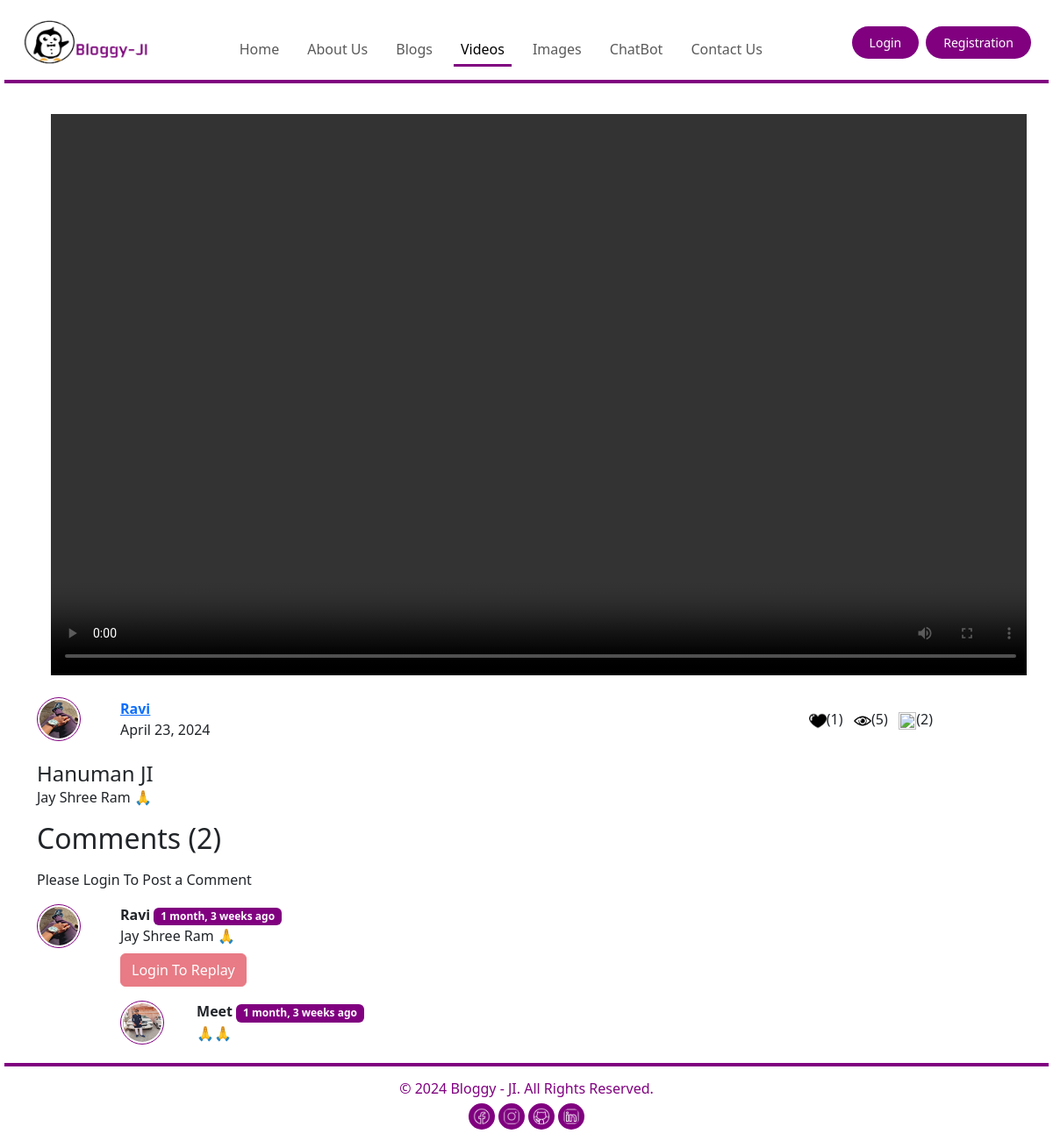
The app's page /Blog/FullSizeVideo/1/ with its own data.
### Blog/models.py (models this page shows, shortened)
class Upload_Video(models.Model):
    v_id = models.AutoField(primary_key=True)
    title = models.CharField(max_length=100)
    desc = models.TextField()
    user = models.ForeignKey(User, on_delete=models.CASCADE)
    date = models.DateField(blank=True, default=now)
    likes = models.IntegerField(default=0, blank=True)
    views = models.IntegerField(blank=True, default=0)
    video_file = models.FileField(upload_to='video/', default="")

class Video_Comment(models.Model):
    c_no = models.AutoField(primary_key=True)
    comment = models.TextField()
    user = models.ForeignKey(User, on_delete=models.CASCADE)
    post = models.ForeignKey(Upload_Video, on_delete=models.CASCADE)
    parent = models.ForeignKey('self', on_delete=models.CASCADE, null=True)
    timestamp = models.DateTimeField(default=now)

### Profile/models.py (models this page shows, shortened)
class Profile(models.Model):
    p_id = models.AutoField(primary_key=True)
    user = models.OneToOneField(User, on_delete=models.CASCADE)
    photo = models.ImageField(upload_to='Profile_Photo/', default=True, null=True)
    bio = models.CharField(max_length=200)

### Blog/views.py (the view, shortened to what this page needs)
# urls.py: path('FullSizeVideo/<int:v_id>/', views.FullSizeVideo, name='FullSizeVideo'),
def FullSizeVideo(request, v_id):
    v = Upload_Video.objects.get(pk=v_id)
    user_id = v.user.id
    comments = Video_Comment.objects.filter(post=v, parent=None)
    replies = Video_Comment.objects.filter(post=v).exclude(parent=None)
    repDict = {}
    for reply in replies:
        if reply.parent.c_no not in repDict.keys():
            repDict[reply.parent.c_no] = [reply]
        else:
            repDict[reply.parent.c_no].append(reply)
    user_id = request.user.id
    video = Upload_Video.objects.get(v_id=v_id)
    total_comments = Video_Comment.objects.filter(post=video).count()
    context = {'v': v, 'comments': comments, 'user': request.user, 'repDict': repDict, 'user_id': user_id,'total_comments': total_comments}
    return render(request, 'blog/FullSizeVideo.html', context)

### Blog/templatetags/extras.py (called while the page is built)
@register.filter(name='get_val')
def get_val(dict, key):
    return dict.get(key)

### templates/blog/FullSizeVideo.html (shortened to what this page needs)
{% extends 'base.html' %}
{% block videosactive %}active{% endblock %}
{% block body %}
{% load static %}
 {% load humanize %}
    {% load extras %}
    <link rel="stylesheet" type="text/css" href="{% static 'css/Full_Size.css' %}">
    <div class="container" style="margin-top:120px">
        <video src="{{ v.video_file.url }}" class="mx-3 video" loop autoPlay
                          controls></video>
        <div class="row align-items-center">
                    <div class="col-2 col-lg-1">
                        <img src="{{ v.user.profile.photo.url }}" height="50px" width="50px" class="rounded-circle img">
                    </div>
                    <div class="col-5 col-lg-5 mt-3">
                        <a href="{% url 'UserProfile' v.user.id %}"><b><u>{{ v.user }}</u></b></a>
                        <br>
                        <p>{{ v.date }}</p>
                    </div>
                    <div class="col-5 col-lg-5 text-lg-right">
                        <img src="{% static 'img/like.png' %}" height="20px" width="20px">({{ v.likes }})&nbsp;&nbsp;
                        <img src="{% static 'img/views.png' %}" height="20px" width="20px">({{ v.views }})&nbsp;&nbsp;
                        <img src="{% static 'img/comment.png' %}" height="20px" width="20px">({{ total_comments }})
                    </div>
                </div>
        <div class="mt-2">
            <h4 class="card-title">{{ v.title }}</h4>
            <p>{{ v.desc }}</p>
        </div>
    </div>
    <div class="container">
        <div class="row">
            <div class="col-10">
                <h2>Comments ({{ total_comments }})</h2>
            </div>
            <div class="col-2">
            </div>
        </div>
        <div class="my-2">
            {% if user.is_authenticated  %}
            <form action="{% url 'VideoComment' %}" method="post">{% csrf_token %}
                <div class="form-group mt-4">
                    <label for="comment">Post Comment</label>
                    <input type="text" class="form-control" id="comment" name="comment" placeholder="Enter Comment Here ..." required>
                    <input type="hidden" name="post_id" value="{{ v.v_id }}">
                    <input type="hidden" name="parent_c_no" value="">
                    <input type="submit" class="btn mt-3" value="Post Comment">
                </div>
            </form>
            {% else %}
            <p>Please Login To Post a Comment</p>
            {% endif %}
        </div>
        {% for comment in comments %}
        <div class="row my-3">
            <div class="col-md-1"><img class="rounded-circle img" src="{{ comment.user.profile.photo.url }}" height="50px" width="50px"></div>
            <div class="col-md-11"><b>{{ comment.user.username }}</b>  <span class="badge badge-secondary">{{ comment.timestamp | naturaltime }}</span>
                <div>{{ comment.comment }}</div>
                    <div class="reply mx-0 mt-2">
                        {% if user.is_authenticated  %}
                        <a class="btn" data-bs-toggle="collapse" href="#replayBox{{ comment.c_no }}" role="button" aria-expanded="false" aria-controls="collapseExample">
                          Replay To Comment
                        </a>
                        <div class="collapse" id="replayBox{{ comment.c_no }}">
                            <div class="card card-body my-2">
                                <form action="{% url 'VideoComment' %}" method="post">{% csrf_token %}
                                    <div class="form-group mt-4">
                                        <label for="comment_r">Post Reply</label>
                                        <input type="text" class="form-control" id="comment_r" name="comment" placeholder="Enter Comment Here ..." required>
                                        <input type="hidden" name="parent_c_no" value="{{ comment.c_no }}">
                                        <input type="hidden" name="post_id" value="{{ v.v_id }}">
                                        <input type="submit" class="btn mt-3" value="Post Reply">
                                    </div>
                                </form>
                            </div>
                        </div>
                        {% else %}
                        <a class="btn btn-danger disabled" data-bs-toggle="collapse" href="#replayBox{{ comment.c_no }}" role="button" aria-expanded="false" aria-controls="collapseExample">
                            Login To Replay
                        </a>
                        {% endif %}
                        <div class="replies">
                            {% for reply in repDict|get_val:comment.c_no %}
                            <div class="row mt-3">
                                <div class="col-md-1"><img class="rounded-circle img" src="{{ reply.user.profile.photo.url }}" height="50px" width="50px"></div>
                                <div class="col-md-11"><b>{{ reply.user.username }}</b>  <span class="badge badge-secondary">{{ reply.timestamp | naturaltime }}</span>
                                    <div>{{ reply.comment }}</div>
                                </div>
                            </div>
                            {% endfor %}
                        </div>
                    </div>
            </div>
        </div>
        {% endfor %}
    </div>
{% endblock body %}

### static/css/Base_File.css (style rules this page uses)
.img { border: 1px solid purple; padding: 2px; border-radius:20px; }
.btn { background-color: purple; border-color: purple; color: white; }

### static/css/Full_Size.css (style rules this page uses)
.btn { background-color: purple; border-color: purple; color: white; }
.badge-secondary { background-color: purple; color: white; }
.video { width:100%; height: 80%; aspect-ratio: 3/2; object-fit: contain; mix-blend-mode: darken; margin: 10px; }
.container { overflow-y: auto; overflow-y: scroll; scrollbar-width: none; -ms-overflow-style: none; }

### records on screen
Upload_Video: user.profile.photo (picture), user "Ravi", date "April 23, 2024", likes "1", views "5", title "Hanuman JI", desc "Jay Shree Ram 🙏"
Video_Comment: user.profile.photo (picture), user.username "Ravi", timestamp "1 month, 3 weeks ago", comment "Jay Shree Ram 🙏"
Video_Comment: user.profile.photo (picture), user.username "Meet", timestamp "1 month, 3 weeks ago", comment "🙏🙏"

### other values on screen
{{ total_comments }} "2"
